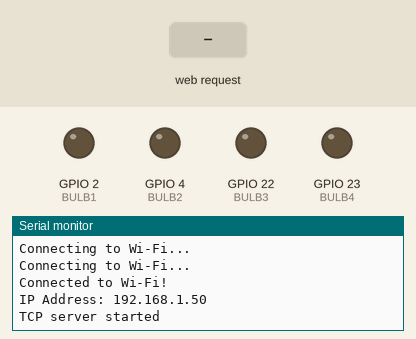
Simulated run of this sketch. Board: ESP32. On the bench: output pins drawn as LEDs (lit = HIGH), the last lines printed to the serial monitor. The inputs (shaded band) are chosen by the test bench. WiFi joins after 1.5 s; servers stay silent unless stated.

Above: at 3.2 s.
3.3 s: HTTP request GET /TURN_ON_BULB received
At 4.4 s:
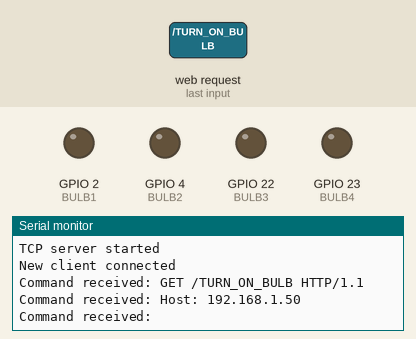
4.8 s: HTTP request GET /TURN_OFF_BULB received
At 5.5 s:
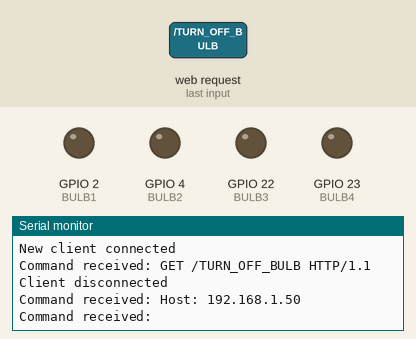

The sketch:

espcodes.ino
```cpp
#include <WiFi.h>
#include "DHT.h"

// Wi-Fi credentials
const char* ssid = "*****";
const char* password = "*****";

// Server settings
WiFiServer server(12345);

// DHT22 sensor setup
#define DHTPIN 14  // GPIO 14 (D5)
#define DHTTYPE DHT22
DHT dht(DHTPIN, DHTTYPE);

// Define pins for bulbs
#define BULB1 2
#define BULB2 4
#define BULB3 22
#define BULB4 23

// Maximum number of clients
const int maxClients = 3;
int activeClients = 0;

void setup() {
    Serial.begin(115200);

    // Set up bulb control pins
    pinMode(BULB1, OUTPUT);
    pinMode(BULB2, OUTPUT);
    pinMode(BULB3, OUTPUT);
    pinMode(BULB4, OUTPUT);
    digitalWrite(BULB1, LOW);
    digitalWrite(BULB2, LOW);
    digitalWrite(BULB3, LOW);
    digitalWrite(BULB4, LOW);

    // Enable internal pull-up for DHT22
    pinMode(DHTPIN, INPUT_PULLUP);
    dht.begin();

    // Connect to Wi-Fi
    WiFi.begin(ssid, password);
    while (WiFi.status() != WL_CONNECTED) {
        delay(1000);
        Serial.println("Connecting to Wi-Fi...");
    }
    Serial.println("Connected to Wi-Fi!");
    Serial.print("IP Address: ");
    Serial.println(WiFi.localIP());

    // Start TCP server
    server.begin();
    Serial.println("TCP server started");
}

void handleClient(void* clientSocket) {
    WiFiClient client = *((WiFiClient*)clientSocket);
    free(clientSocket);

    while (client.connected()) {
        if (client.available()) {
            String command = client.readStringUntil('\n');
            command.trim();
            Serial.println("Command received: " + command);

            if (command == "GET_TEMP_HUMIDITY") {
                delay(1000);  // Give sensor time to stabilize
                float temperature = dht.readTemperature();
                float humidity = dht.readHumidity();

                if (isnan(temperature) || isnan(humidity)) {
                    client.println("Error: Failed to read DHT22");
                } else {
                    client.printf("TEMP: %.2f°C HUMID: %.2f%%\n", temperature, humidity);
                }
            } else if (command.startsWith("TURN_ON_BULB")) {
                int bulbId = command.charAt(12) - '0';
                digitalWrite(getBulbPin(bulbId), HIGH);
                client.printf("Bulb %d is ON\n", bulbId);
            } else if (command.startsWith("TURN_OFF_BULB")) {
                int bulbId = command.charAt(13) - '0';
                digitalWrite(getBulbPin(bulbId), LOW);
                client.printf("Bulb %d is OFF\n", bulbId);
            } else {
                client.println("Unknown command");
            }
        }
        vTaskDelay(10 / portTICK_PERIOD_MS);
    }

    client.stop();
    Serial.println("Client disconnected");
    activeClients--;
    vTaskDelete(NULL);
}

int getBulbPin(int bulbId) {
    switch (bulbId) {
        case 1: return BULB1;
        case 2: return BULB2;
        case 3: return BULB3;
        case 4: return BULB4;
        default: return -1;
    }
}

void loop() {
    WiFiClient client = server.available();
    if (client) {
        if (activeClients < maxClients) {
            Serial.println("New client connected");
            WiFiClient* clientSocket = new WiFiClient(client);
            activeClients++;

            xTaskCreate(
                handleClient,
                "HandleClient",
                8192,
                clientSocket,
                1,
                NULL
            );
        } else {
            Serial.println("Max clients reached. Rejecting new client.");
            client.println("Server busy. Try again later.");
            client.stop();
        }
    }
}
```

Measured:
- after the input at 3.3 s, the serial monitor: prints a new line at once (image 1)
- after the input at 4.8 s, the serial monitor: prints a new line at once (image 2)
